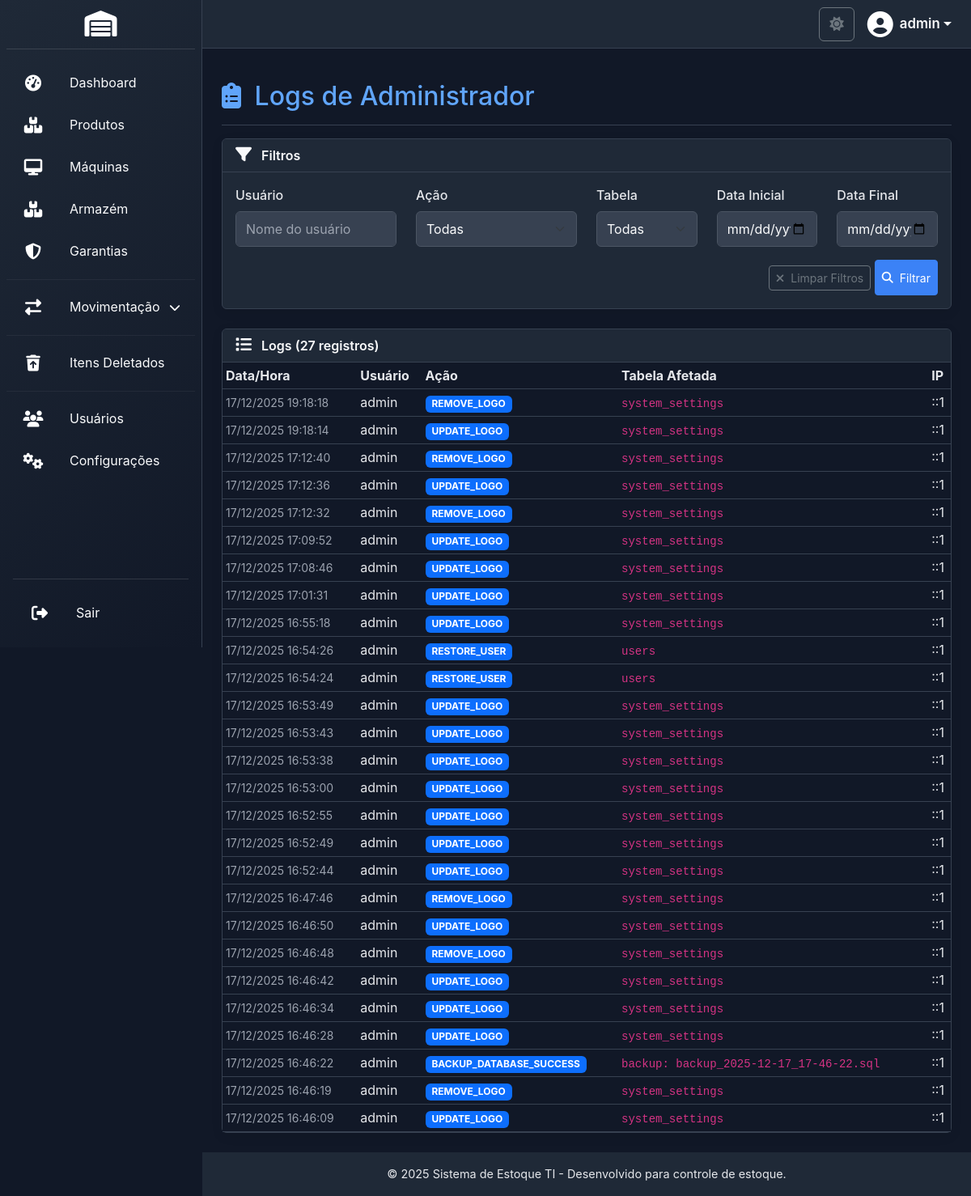
/modules/logs/admin_logs.php (signed in), run on the app's committed database.
### tables this page shows
CREATE TABLE IF NOT EXISTS `admin_logs` (
  `id` int(11) NOT NULL AUTO_INCREMENT,
  `user_id` int(11) DEFAULT NULL,
  `action` varchar(255) NOT NULL,
  `table_name` varchar(100) DEFAULT NULL,
  `record_id` int(11) DEFAULT NULL,
  `ip_address` varchar(45) DEFAULT NULL,
  `user_agent` text DEFAULT NULL,
  `old_values` text DEFAULT NULL,
  `new_values` text DEFAULT NULL,
  `details` text DEFAULT NULL,
  `timestamp` timestamp NOT NULL DEFAULT current_timestamp(),
  PRIMARY KEY (`id`),
  KEY `user_id` (`user_id`)
);

CREATE TABLE IF NOT EXISTS `users` (
  `id` int(11) NOT NULL AUTO_INCREMENT,
  `username` varchar(50) NOT NULL,
  `password` varchar(255) NOT NULL,
  `email` varchar(100) NOT NULL,
  `role` varchar(20) DEFAULT 'user',
  `full_name` varchar(255) DEFAULT NULL,
  `avatar` varchar(255) DEFAULT NULL,
  `last_login` timestamp NULL DEFAULT NULL,
  `reset_token` varchar(64) DEFAULT NULL,
  `reset_token_expires_at` datetime DEFAULT NULL,
  `created_at` timestamp NOT NULL DEFAULT current_timestamp(),
  `updated_at` timestamp NOT NULL DEFAULT current_timestamp() ON UPDATE current_timestamp(),
  `theme` varchar(50) DEFAULT 'blue',
  `is_deleted` tinyint(1) DEFAULT 0 COMMENT 'Marca usuário como deletado (soft delete)',
  `deleted_at` datetime DEFAULT NULL COMMENT 'Data e hora da deleção',
  PRIMARY KEY (`id`),
  UNIQUE KEY `username` (`username`),
  UNIQUE KEY `email` (`email`),
  KEY `idx_is_deleted` (`is_deleted`),
  KEY `idx_deleted_at` (`deleted_at`)
);

### modules/logs/admin_logs.php (the view, shortened to what this page needs)
<?php
$filter_user = $_GET['user'] ?? '';
$filter_date_from = $_GET['date_from'] ?? '';
$filter_date_to = $_GET['date_to'] ?? '';
$page = max(1, intval($_GET['page'] ?? 1));
$per_page = 50;
$offset = ($page - 1) * $per_page;
try {
    $pdo = getConnection();
    $where_conditions = [];
    $params = [];
    $where_clause = !empty($where_conditions) ? 'WHERE ' . implode(' AND ', $where_conditions) : '';
    $count_query = "
        SELECT COUNT(*) as total
        FROM admin_logs al
        LEFT JOIN users u ON al.user_id = u.id
        {$where_clause}
    ";
    $count_stmt = $pdo->prepare($count_query);
    $count_stmt->execute($params);
    $total_records = $count_stmt->fetch()['total'];
    $logs_query = "
        SELECT
            al.*,
            u.username
        FROM admin_logs al
        LEFT JOIN users u ON al.user_id = u.id
        {$where_clause}
        ORDER BY al.timestamp DESC
        LIMIT {$per_page} OFFSET {$offset}
    ";
    $logs_stmt = $pdo->prepare($logs_query);
    $logs_stmt->execute($params);
    $logs = $logs_stmt->fetchAll();
} catch (PDOException $e) {
    $error_message = 'Erro ao carregar dados: ' . $e->getMessage();
    $logs = [];
    $actions_list = [];
    $tables_list = [];
    $total_records = 0;
    $total_pages = 0;
}
?>
<?php include '../../includes/header.php'; ?>
<div class="d-flex justify-content-between flex-wrap flex-md-nowrap align-items-center pt-3 pb-2 mb-3 border-bottom">
    <h1 class="h2 text-primary-custom">
        <i class="fas fa-clipboard-list me-2"></i>
        Logs de Administrador
    </h1>
</div>
<div class="card card-custom mb-4">
    <div class="card-header card-header-custom">
        <i class="fas fa-filter me-2"></i>
        Filtros
    </div>
    <div class="card-body">
        <form method="GET" action="">
            <div class="row">
                <div class="col-md-3">
                    <label for="user" class="form-label form-label-custom">Usuário</label>
                    <input type="text" class="form-control form-control-custom" id="user" name="user" value="<?php echo htmlspecialchars($filter_user); ?>" placeholder="Nome do usuário">
                </div>
                <div class="col-md-3">
                    <label for="action" class="form-label form-label-custom">Ação</label>
                    <select class="form-select form-control-custom" id="action" name="action">
                        <option value="">Todas</option>
                    </select>
                </div>
                <div class="col-md-2">
                    <label for="table" class="form-label form-label-custom">Tabela</label>
                    <select class="form-select form-control-custom" id="table" name="table">
                        <option value="">Todas</option>
                    </select>
                </div>
                <div class="col-md-2">
                    <label for="date_from" class="form-label form-label-custom">Data Inicial</label>
                    <input type="date" class="form-control form-control-custom" id="date_from" name="date_from" value="<?php echo htmlspecialchars($filter_date_from); ?>">
                </div>
                <div class="col-md-2">
                    <label for="date_to" class="form-label form-label-custom">Data Final</label>
                    <input type="date" class="form-control form-control-custom" id="date_to" name="date_to" value="<?php echo htmlspecialchars($filter_date_to); ?>">
                </div>
            </div>
            <div class="row mt-3">
                 <div class="col-12 text-end">
                    <a href="admin_logs.php" class="btn btn-sm btn-outline-secondary">
                        <i class="fas fa-times me-1"></i>
                        Limpar Filtros
                    </a>
                    <button type="submit" class="btn btn-sm btn-primary-custom">
                        <i class="fas fa-search"></i>
                        Filtrar
                    </button>
                </div>
            </div>
        </form>
    </div>
</div>
<div class="card card-custom">
    <div class="card-header card-header-custom d-flex justify-content-between align-items-center">
        <span>
            <i class="fas fa-list me-2"></i>
            Logs (<?php echo number_format($total_records); ?> registros)
        </span>
    </div>
    <div class="card-body p-0">
        <?php if (empty($logs)): ?>
            <div class="text-center text-muted py-4">
                <p>Nenhum log encontrado com os filtros aplicados.</p>
            </div>
        <?php else: ?>
            <div class="table-responsive">
                <table class="table table-hover table-sm mb-0">
                    <thead class="table-header-custom">
                        <tr>
                            <th>Data/Hora</th>
                            <th>Usuário</th>
                            <th>Ação</th>
                            <th>Tabela Afetada</th>
                            <th>IP</th>
                        </tr>
                    </thead>
                    <tbody>
                    <?php foreach ($logs as $log): ?>
                        <tr>
                            <td><small><?php echo date('d/m/Y H:i:s', strtotime($log['timestamp'])); ?></small></td>
                            <td><?php echo htmlspecialchars($log['username'] ?? 'Sistema'); ?></td>
                            <td><span class="badge bg-primary"><?php echo htmlspecialchars($log['action']); ?></span></td>
                            <td><code><?php echo htmlspecialchars($log['table_name'] ?? 'N/A'); ?></code></td>
                            <td><?php echo htmlspecialchars($log['ip_address'] ?? 'N/A'); ?></td>
                        </tr>
                    <?php endforeach; ?>
                    </tbody>
                </table>
            </div>
        <?php endif; ?>
    </div>
</div>
<?php include '../../includes/footer.php'; ?>

### CSS/themes.css (style rules this page uses)
.theme-dark_blue { --primary-color: #3b82f6; --primary-dark: #2563eb; --primary-light: #60a5fa; --secondary-color: #9ca3af; --light-bg: #111827; --bs-body-bg: #111827; --bs-tertiary-bg: #1f2937; --bs-secondary-bg: #374151; --text-dark: #e5e7eb; --bs-body-color: #e5e7eb; --bs-heading-color: #f9fafb; --bs-secondary-color: #9ca3af; --border-color: #374151; --bs-border-color: #374151; --bs-border-color-translucent: rgba(255, 255, 255, 0.15); --bs-light: #1f2937; --bs-light-rgb: 31, 41, 55; }
.theme-dark_blue .card-header-custom { background-color: var(--bs-tertiary-bg); color: var(--bs-heading-color); border-bottom-color: var(--bs-border-color); }
.theme-dark_blue .card-custom { background-color: var(--bs-tertiary-bg); border-color: var(--bs-border-color); }
.theme-dark_blue .table-header-custom { background-color: #374151 !important; color: #f9fafb; }
.theme-dark_blue .table { --bs-table-color: var(--bs-body-color); --bs-table-striped-color: var(--bs-body-color); --bs-table-active-color: var(--bs-body-color); --bs-table-hover-color: var(--bs-body-color); border-color: var(--bs-border-color); }
.theme-dark_blue .form-control, .theme-dark_blue .form-select { background-color: #374151; color: #f9fafb; border-color: #4b5563; }
.theme-dark_blue .form-label, .theme-dark_blue .form-label-custom, .theme-dark_blue label { color: #e5e7eb !important; }
.theme-dark_blue .form-control::placeholder, .theme-dark_blue .form-select::placeholder { color: #9ca3af; opacity: 1; }
.theme-dark_blue h1, .theme-dark_blue h2, .theme-dark_blue h3, .theme-dark_blue h4, .theme-dark_blue h5, .theme-dark_blue h6 { color: var(--bs-heading-color) !important; }
.theme-dark_blue .h2, .theme-dark_blue .h3, .theme-dark_blue .h4 { color: var(--bs-heading-color) !important; }
.theme-dark_blue .card-body, .theme-dark_blue .card-text { color: var(--bs-body-color) !important; }
.theme-dark_blue .text-primary-custom { color: var(--primary-light) !important; }
.theme-dark_blue small, .theme-dark_blue .small { color: var(--bs-secondary-color) !important; }
.btn-primary-custom, .btn-secondary-custom, .btn-success-custom { display: inline-flex !important; align-items: center; justify-content: center; gap: 0.5rem; white-space: nowrap; }
.btn-primary-custom i, .btn-secondary-custom i, .btn-success-custom i, .btn-toolbar .btn:not(.btn-group-sm .btn) i { margin: 0 !important; padding: 0 !important; }

### CSS/custom.css (style rules this page uses)
:root { --primary-color: #0d6efd; --primary-dark: #0a58ca; --primary-light: #3b82f6; --secondary-color: #6c757d; --accent-color: #ffffff; --light-bg: #f8f9fa; --text-light: #ffffff; --text-dark: #212529; --border-color: #e9ecef; --hover-color: rgba(255, 255, 255, 0.1); --active-color: #0b5ed7; --border-radius-base: 0.375rem; --box-shadow-base: 0 4px 15px rgba(0, 0, 0, 0.07); --sidebar-width: 170px; --sidebar-collapsed-width: 80px; --transition-speed: 0.3s; }
body { background-color: var(--light-bg); font-family: -apple-system, BlinkMacSystemFont, "Segoe UI", Roboto, "Helvetica Neue", Arial, sans-serif; color: var(--text-dark); overflow-x: hidden; }
.btn-primary-custom { background-color: var(--primary-color); border-color: var(--primary-color); color: var(--text-light); }
.text-primary-custom { color: var(--primary-color) !important; }
.card-custom { border: 1px solid var(--border-color); border-radius: var(--border-radius-base); box-shadow: var(--box-shadow-base); }
.card-header-custom { background-color: #fff; border-bottom: 1px solid var(--border-color); font-weight: 600; color: var(--primary-dark); }
.btn-primary-custom, .btn-secondary-custom, .btn-success-custom { display: inline-flex !important; align-items: center; justify-content: center; gap: 0.5rem; white-space: nowrap; }
.btn-primary-custom i, .btn-secondary-custom i, .btn-success-custom i, .btn-toolbar .btn:not(.btn-group-sm .btn) i { margin: 0 !important; padding: 0 !important; }

### data on the page
admin_logs: timestamp "17/12/2025 19:18:18", user.username "admin", action "REMOVE_LOGO", table_name "system_settings", ip_address "::1"
admin_logs: timestamp "17/12/2025 19:18:14", user.username "admin", action "UPDATE_LOGO", table_name "system_settings", ip_address "::1"
admin_logs: timestamp "17/12/2025 17:12:40", user.username "admin", action "REMOVE_LOGO", table_name "system_settings", ip_address "::1"
admin_logs: timestamp "17/12/2025 17:12:36", user.username "admin", action "UPDATE_LOGO", table_name "system_settings", ip_address "::1"
admin_logs: timestamp "17/12/2025 17:12:32", user.username "admin", action "REMOVE_LOGO", table_name "system_settings", ip_address "::1"
admin_logs: timestamp "17/12/2025 17:09:52", user.username "admin", action "UPDATE_LOGO", table_name "system_settings", ip_address "::1"
admin_logs: timestamp "17/12/2025 17:08:46", user.username "admin", action "UPDATE_LOGO", table_name "system_settings", ip_address "::1"
admin_logs: timestamp "17/12/2025 17:01:31", user.username "admin", action "UPDATE_LOGO", table_name "system_settings", ip_address "::1"
admin_logs: timestamp "17/12/2025 16:55:18", user.username "admin", action "UPDATE_LOGO", table_name "system_settings", ip_address "::1"
admin_logs: timestamp "17/12/2025 16:54:26", user.username "admin", action "RESTORE_USER", table_name "users", ip_address "::1"
admin_logs: timestamp "17/12/2025 16:54:24", user.username "admin", action "RESTORE_USER", table_name "users", ip_address "::1"
admin_logs: timestamp "17/12/2025 16:53:49", user.username "admin", action "UPDATE_LOGO", table_name "system_settings", ip_address "::1"
admin_logs: timestamp "17/12/2025 16:53:43", user.username "admin", action "UPDATE_LOGO", table_name "system_settings", ip_address "::1"
admin_logs: timestamp "17/12/2025 16:53:38", user.username "admin", action "UPDATE_LOGO", table_name "system_settings", ip_address "::1"
admin_logs: timestamp "17/12/2025 16:53:00", user.username "admin", action "UPDATE_LOGO", table_name "system_settings", ip_address "::1"
admin_logs: timestamp "17/12/2025 16:52:55", user.username "admin", action "UPDATE_LOGO", table_name "system_settings", ip_address "::1"
admin_logs: timestamp "17/12/2025 16:52:49", user.username "admin", action "UPDATE_LOGO", table_name "system_settings", ip_address "::1"
admin_logs: timestamp "17/12/2025 16:52:44", user.username "admin", action "UPDATE_LOGO", table_name "system_settings", ip_address "::1"
admin_logs: timestamp "17/12/2025 16:47:46", user.username "admin", action "REMOVE_LOGO", table_name "system_settings", ip_address "::1"
admin_logs: timestamp "17/12/2025 16:46:50", user.username "admin", action "UPDATE_LOGO", table_name "system_settings", ip_address "::1"
admin_logs: timestamp "17/12/2025 16:46:48", user.username "admin", action "REMOVE_LOGO", table_name "system_settings", ip_address "::1"
admin_logs: timestamp "17/12/2025 16:46:42", user.username "admin", action "UPDATE_LOGO", table_name "system_settings", ip_address "::1"
admin_logs: timestamp "17/12/2025 16:46:34", user.username "admin", action "UPDATE_LOGO", table_name "system_settings", ip_address "::1"
admin_logs: timestamp "17/12/2025 16:46:28", user.username "admin", action "UPDATE_LOGO", table_name "system_settings", ip_address "::1"
admin_logs: timestamp "17/12/2025 16:46:22", user.username "admin", action "BACKUP_DATABASE_SUCCESS", table_name "backup: backup_2025-12-17_17-46-22.sql", ip_address "::1"
admin_logs: timestamp "17/12/2025 16:46:19", user.username "admin", action "REMOVE_LOGO", table_name "system_settings", ip_address "::1"
admin_logs: timestamp "17/12/2025 16:46:09", user.username "admin", action "UPDATE_LOGO", table_name "system_settings", ip_address "::1"

### other printed values
$_SESSION["username"] "admin"
$total_records "27"
SITE_NAME "Sistema de Estoque TI"
